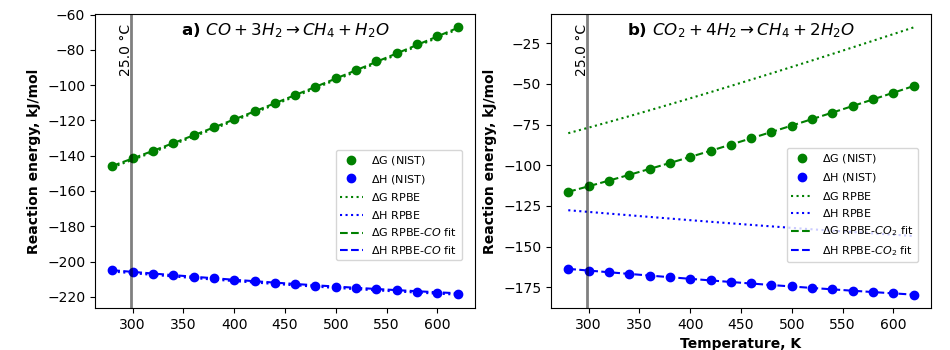

Write Python code to recreate this figure.
# Test: Fitting correction factor for CO and CO2
# v 1.0 (20-oct-2022, sagg)

# Dependencies
import matplotlib.pyplot as plt
from scipy.optimize import minimize

from stegoplot.parameters import eV2kJpmol
from stegoplot.kinetics import shomate_Hf, shomate_Gf
from Databin import * # Molecular objects and parameters (in different file for better organization)

####################################################################################################################
#### Determine CO/CO2 fitting energy for thermodynamic consistecy of methanation reactions  ########################
####################################################################################################################

# Define plot
fig, [axCO, axCO2] = plt.subplots(1,2, sharex='col', figsize=(9.5,3.5))
plt.subplots_adjust(hspace=0., right=.98, top=.96, left=.1, bottom=.12)

T_list = [iT for iT in range(280, 273 + 350, 20)]


# ----------------------------------------------------------------------------------------------------------------------
# Reaction energies (G:Gibbs free energy, H:enthalpy) for the CO and CO2 methanation computed using
# the Shomate equation

G_NIST_COrx = [shomate_Gf(CH4_NIST, iT) + shomate_Gf(H2O_NIST, iT)
			   - shomate_Gf(CO_NIST, iT) - 3 * shomate_Gf(H2_NIST, iT) for iT in T_list]
H_NIST_COrx = [shomate_Hf(CH4_NIST, iT) + shomate_Hf(H2O_NIST, iT)
			   - shomate_Hf(CO_NIST, iT) - 3 * shomate_Hf(H2_NIST, iT) for iT in T_list]

G_NIST_CO2rx =[shomate_Gf(CH4_NIST, iT) + 2 * shomate_Gf(H2O_NIST, iT)
			   - shomate_Gf(CO2_NIST, iT) - 4 * shomate_Gf(H2_NIST, iT) for iT in T_list]
H_NIST_CO2rx =[shomate_Hf(CH4_NIST, iT) + 2 * shomate_Hf(H2O_NIST, iT)
			   - shomate_Hf(CO2_NIST, iT) - 4 * shomate_Hf(H2_NIST, iT) for iT in T_list]

# Adding to plot NIST (Shomate) reaction enthalpy and free energy
axCO.plot(T_list, G_NIST_COrx, 'o', color='g', label='$\Delta$G (NIST)', markersize=6)
axCO.plot(T_list, H_NIST_COrx, 'o', color='b', label='$\Delta$H (NIST)')

axCO2.plot(T_list, G_NIST_CO2rx, 'o', color='g', label='$\Delta$G (NIST)')
axCO2.plot(T_list, H_NIST_CO2rx, 'o', color='b', label='$\Delta$H (NIST)')

# ----------------------------------------------------------------------------------------------------------------------
# Define list of reaction energies (return: [Gibbs], [enthalpy]) at the list of temperatures including an energy
# correction to the CO and CO2 energy
def MethanationCO(COcorrection):
	GibbsRx = []; EnthalpyRx = []
	for iT in T_list:
		GibbsRx.append(
			CH4_g.Gibbs(T=iT, P=1.) + H2O.Gibbs(T=iT, P=1.)
			- (CO.Gibbs(T=iT, P=1.) + COcorrection) - 3 * H2.Gibbs(T=iT, P=1.)
		)

		EnthalpyRx.append(
			CH4_g.Enthalpy(T=iT, P=1.) + H2O.Enthalpy(T=iT, P=1.)
			- (CO.Enthalpy(T=iT, P=1.) + COcorrection) - 3 * H2.Enthalpy(T=iT, P=1.)
		)

	return [i*eV2kJpmol for i in GibbsRx], [j*eV2kJpmol for j in EnthalpyRx]

def MethanationCO2(CO2correction):
	GibbsRx = []; EnthalpyRx = []
	for iT in T_list:
		GibbsRx.append(
			CH4_g.Gibbs(T=iT, P=1.) + 2 * H2O.Gibbs(T=iT, P=1.)
			- (CO2.Gibbs(T=iT, P=1.) + CO2correction) - 4 * H2.Gibbs(T=iT, P=1.)
		)

		EnthalpyRx.append(
			CH4_g.Enthalpy(T=iT, P=1.) + 2 * H2O.Enthalpy(T=iT, P=1.)
			- (CO2.Enthalpy(T=iT, P=1.) + CO2correction) - 4 * H2.Enthalpy(T=iT, P=1.)
		)

	return [i*eV2kJpmol for i in GibbsRx], [j*eV2kJpmol for j in EnthalpyRx]


# Adds to plot DFT reaction energies without any correction (correction factor = 0.)
Rx_DFTGibbs_CO, Rx_DFTH_CO = MethanationCO(0.)
axCO.plot(T_list, Rx_DFTGibbs_CO, ':', color='g', label='$\Delta$G RPBE')
axCO.plot(T_list, Rx_DFTH_CO, ':', color='b', label='$\Delta$H RPBE')

Rx_DFTGibbs_CO2, Rx_DFTH_CO2 = MethanationCO2(0.)
axCO2.plot(T_list, Rx_DFTGibbs_CO2, ':', color='g', label='$\Delta$G RPBE')
axCO2.plot(T_list, Rx_DFTH_CO2, ':', color='b', label='$\Delta$H RPBE')

# Define functions to minimize error between DFT and NIST(Shomate values), fit manipulating
# the CO and CO2 correction energies. Considers G and H error simultaneously.
def minimizacion_COmeth(afactor):
	resG, resH = MethanationCO(afactor)
	DeltaG = sum([(i-j) ** 2 for i,j in zip(resG, G_NIST_COrx)])
	DEltaH = sum([(i-j) ** 2 for i,j in zip(resH, H_NIST_COrx)])
	return DEltaH+DeltaG

def minimizacion_CO2meth(afactor):
	resG, resH = MethanationCO2(afactor)
	DeltaG = sum([(i-j) ** 2 for i,j in zip(resG, G_NIST_CO2rx)])
	DEltaH = sum([(i-j) ** 2 for i,j in zip(resH, H_NIST_CO2rx)])
	return DEltaH+DeltaG

# Performs minimization
minminCO = minimize(minimizacion_COmeth,.2).x[0]
minminCO2 = minimize(minimizacion_CO2meth,.2).x[0]
print("CO fit correction  = "+str(minminCO))
print("CO2 fit correction = "+str(minminCO2))
input(' continue ? ')

# Adds to plot DFT reaction energies with fitted energy correction
Rx_DFTGibbs_CO, Rx_DFTH_CO = MethanationCO(minminCO)
axCO.plot(T_list, Rx_DFTGibbs_CO, '--', color='g', label='$\Delta$G RPBE-$CO$ fit')
axCO.plot(T_list, Rx_DFTH_CO, '--', color='b', label='$\Delta$H RPBE-$CO$ fit')

Rx_DFTGibbs_CO2, Rx_DFTH_CO2 = MethanationCO2(minminCO2)
axCO2.plot(T_list, Rx_DFTGibbs_CO2, '--', color='g', label='$\Delta$G RPBE-$CO_2$ fit')
axCO2.plot(T_list, Rx_DFTH_CO2, '--', color='b', label='$\Delta$H RPBE-$CO_2$ fit')


# Final touches for a nice plot
axCO.set_title(r"a) $CO+3H_2 \rightarrow CH_4+H_2O$", y=.9, fontsize=12, fontweight='bold')
axCO2.set_title(r"b) $CO_2+4H_2 \rightarrow CH_4+2H_2O$", y=.9, fontsize=12, fontweight='bold')
for iax in [axCO2, axCO]:
	iax.legend(loc='center right', ncol=1, prop={'size': 8}, bbox_to_anchor=(.98, .35))
	iax.axvline(x=298.15, color='k', alpha=0.5, linewidth=2.)
	iax.annotate('25.0 °C', xy=(298.15-5, 0.8), xycoords=("data", "axes fraction"),
				 va="baseline", ha="center", fontsize=10, color='k', rotation=90)
	plt.sca(iax)
	plt.ylabel('Reaction energy, kJ/mol', fontweight='bold')

plt.sca(axCO2)
plt.xlabel('Temperature, K', fontweight='bold')

plt.savefig('./Fitting_rx_energy_side.png')

plt.show()
